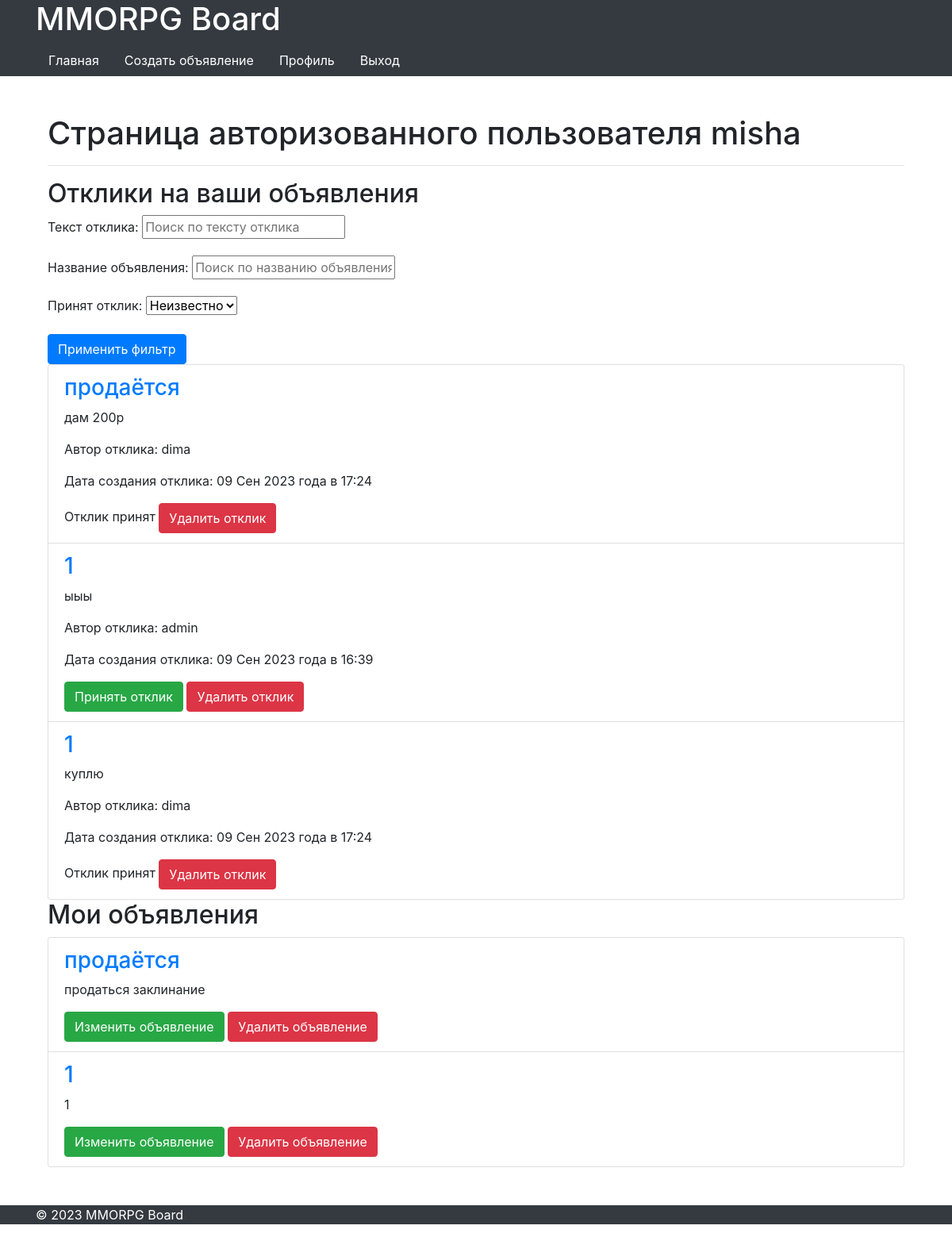
Page /cabinet/ (signed in) on the earlier database version.
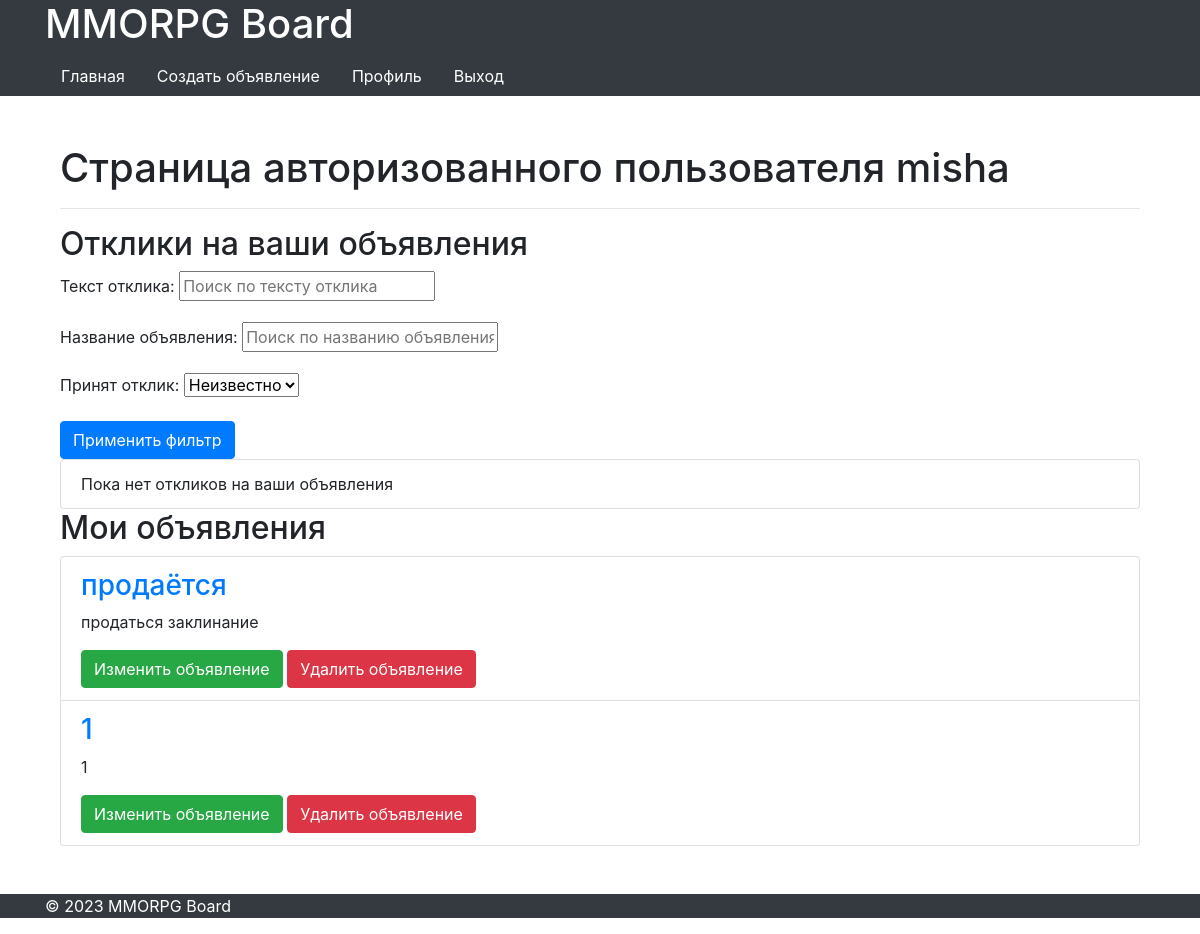
Same page on the later database version.
### board/models.py (models this page shows, shortened)
class Response(models.Model):
    responseUser = models.ForeignKey(User, on_delete=models.CASCADE)
    responseText = models.TextField()
    responseAd = models.ForeignKey(Ad, on_delete=models.CASCADE)
    responseCreated_at = models.DateTimeField(auto_now_add=True)
    is_accepted = models.BooleanField(default=False)

class Ad(models.Model):
    CATEGORIES = [
        ('Танки', 'Танки'),
        ('Хилы', 'Хилы'),
        ('ДД', 'ДД'),
        ('Торговцы', 'Торговцы'),
        ('Гилдмастеры', 'Гилдмастеры'),
        ('Квестгиверы', 'Квестгиверы'),
        ('Кузнецы', 'Кузнецы'),
        ('Кожевники', 'Кожевники'),
        ('Зельевары', 'Зельевары'),
        ('Мастера заклинаний', 'Мастера заклинаний'),
    ]
    author = models.ForeignKey(User, on_delete=models.CASCADE, verbose_name='author')
    title = models.CharField(max_length=200, db_index=True)
    description = HTMLField()
    category = models.CharField(max_length=100, choices=CATEGORIES, default='Танки')
    created_at = models.DateTimeField(auto_now_add=True)

### board/views.py (the view)
# urls.py: path('cabinet/', PersonRoomView.as_view(), name='cabinet'),
class PersonRoomView(LoginRequiredMixin, TemplateView):
    template_name = 'cabinet.html'
    def get_context_data(self, **kwargs):
        context = super().get_context_data(**kwargs)
        user = self.request.user
        responses = Response.objects.filter(responseAd__author=user)
        context['responses'] = responses
        response_filter = ResponseFilter(self.request.GET, queryset=responses)
        context['response_filter'] = response_filter
        return context

### board/templates/cabinet.html (shortened to what this page needs)
{% extends 'default.html' %}
{% block content %}
<main>
    <div class="container mt-4">
        <h1>Страница авторизованного пользователя {{ request.user.username }}</h1>
        <hr>
        <h2>Отклики на ваши объявления</h2>
        <form method="get" class="response-filter-form">
            {{ response_filter.form.as_p }}
            <button type="submit" class="btn btn-primary">Применить фильтр</button>
        </form>
        <ul class="list-group">
            {% for response in response_filter.qs %}
                <li class="list-group-item">
                    <h3><a href="{% url 'board:ad_detail' response.responseAd.id %}">{{ response.responseAd.title }}</a></h3>
                    <p>{{ response.responseText|truncatechars:50 }}</p>
                    <p>Автор отклика: {{ response.responseUser }}</p>
                    <p>Дата создания отклика: {{ response.responseCreated_at|date:'d M Y года в G:i' }}</p>
                    {% if not response.is_accepted %}
                    <a href="{% url 'board:accept_response' response.id %}" class="btn btn-success">Принять отклик</a>
                    {% else %}
                    Отклик принят
                    {% endif %}
                    <a href="{% url 'board:delete_response' response.id %}" class="btn btn-danger">Удалить отклик</a>
                </li>
            {% empty %}
                <li class="list-group-item">Пока нет откликов на ваши объявления</li>
            {% endfor %}
        </ul>
        <h2>Мои объявления</h2>
        <ul class="list-group">
            {% for ad in request.user.ad_set.all %}
                <li class="list-group-item">
                    <h3><a href="{% url 'board:ad_detail' ad.id %}">{{ ad.title }}</a></h3>
                    <div class="ad-description">{{ ad.description|safe }}</div>
                    <a href="{% url 'board:ad_update' ad.id %}" class="btn btn-success">Изменить объявление</a>
                    <a href="{% url 'board:ad_delete' ad.id %}" class="btn btn-danger">Удалить объявление</a>
                </li>
            {% empty %}
                <li class="list-group-item">Пока нет объявлений</li>
            {% endfor %}
        </ul>
    </div>
</main>
{% endblock content %}

### board/templates/default.html (shortened to what this page needs)
<!DOCTYPE html>
<html lang="en">
<head>
    <link rel="stylesheet" href="https://stackpath.bootstrapcdn.com/bootstrap/4.5.2/css/bootstrap.min.css">
</body>
</head>
<body>
{% include './part/header.html' %}
   <main>
        <section class="container my-5">
            {% block content %}
            {% endblock content %}
        </section>
    </main>
</body>
</html>
{% include './part/footer.html' %}

### board/templates/part/header.html
<header class="bg-dark">
        <div class="container">
            <h1 class="text-white">MMORPG Board</h1>
            <nav>
                <ul class="nav">
                    <li class="nav-item"><a class="nav-link text-white" href="/">Главная</a></li>
                    {% if user.is_authenticated %}
                    <li class="nav-item"><a class="nav-link text-white" href="{% url 'board:ad_create' %}">Создать объявление</a></li>
                    <li class="nav-item"><a class="nav-link text-white" href="{% url 'cabinet' %}">Профиль</a></li>
                    <li class="nav-item"><a class="nav-link text-white" href="/accounts/logout/">Выход</a></li>
                    {% else %}
                    <li class="nav-item"><a class="nav-link text-white" href="/accounts/login">Войти</a></li>
                    <li class="nav-item"><a class="nav-link text-white" href="/accounts/signup/">Регистрация</a></li>
                     {% endif %}
                </ul>
            </nav>
        </div>
    </header>

### board/templates/part/footer.html
<footer class="bg-dark">
    <div class="container">
        <p class="text-white">&copy; 2023 MMORPG Board</p>
    </div>
</footer>

Differences in the rows shown:
removed Response: responseAd "продаётся", responseText "дам 200р", responseUser "dima", responseCreated_at "09 Сен 2023 года в 17:24", is_accepted "Отклик принят"
removed Response: responseAd "1", responseText "ыыы", responseUser "admin", responseCreated_at "09 Сен 2023 года в 16:39", is_accepted "Принять отклик"
removed Response: responseAd "1", responseText "куплю", responseUser "dima", responseCreated_at "09 Сен 2023 года в 17:24", is_accepted "Отклик принят"
Other differences:
text now shown: "Пока нет откликов на ваши объявления"
